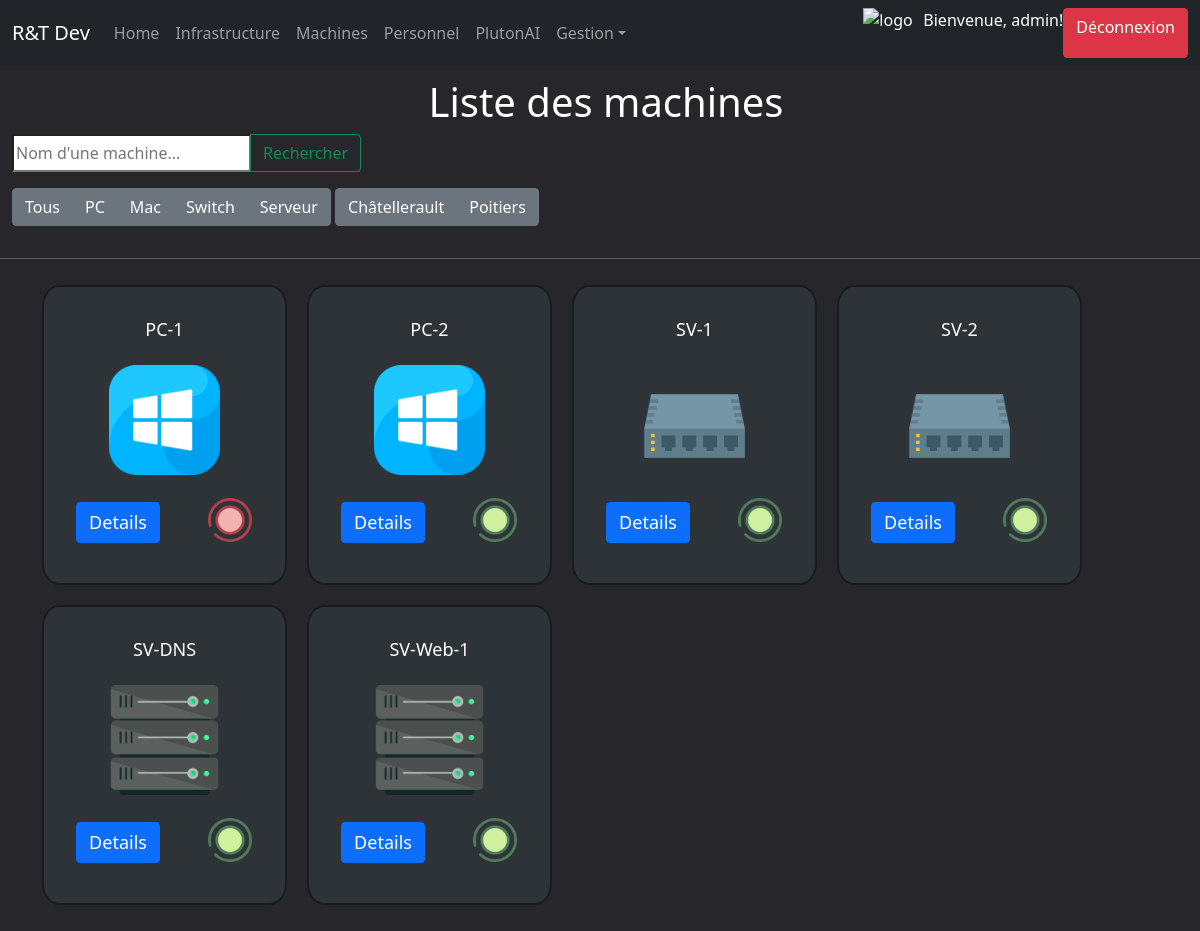
The app's page /computerApp/machines/ (signed in) with its own data.
### computerApp/models.py (models this page shows, shortened)
class Infrastructure(models.Model):
    id = models.AutoField(primary_key=True, editable=False)
    nom = models.CharField(max_length=32)
    machines = models.ManyToManyField(Machine)
    responsable = models.ForeignKey(Personnel, on_delete=models.SET_NULL, null=True)
    usage_percentage = models.FloatField(default=0)

class Machine(models.Model):
    TYPES = (
        ('PC', ('PC - Utilise Windows 11')),
        ('Mac', ('Mac - Utilise MacOS')),
        ('Serveur', ('Serveur - Serveur pour déployer des VM')),
        ('Switch', ('Switch - Maintient et connect des serveurs')),
    )
    id = models.AutoField(primary_key=True, editable=False)
    nom = models.CharField(max_length=32)
    maintenanceDate = models.DateField(default=datetime.now().strftime("%Y-%m-%d"))
    mach = models.CharField(max_length=32, choices=TYPES, default='PC')
    infra = models.ForeignKey('Infrastructure', on_delete=models.PROTECT, null=True)
    etat = models.BooleanField(default=False)

### computerApp/views.py (the view)
# urls.py: path('machines/', views.machine_list_view, name='machines'),
@login_required
def machine_list_view(request):
	today = date.today
	machines = Machine.objects.all().order_by('nom')
	query = request.GET.get('query')
	mach = request.GET.get('type')
	infra_id = request.GET.get('infra')
	infrastructures = Infrastructure.objects.all()
	if query:
		machines = machines.filter(nom__icontains=query)
	if mach:
		machines = machines.filter(mach=mach)
	if infra_id:
		machines = machines.filter(infra_id=infra_id)
	context = {'machines': machines, 'today': today, 'infrastructures': infrastructures}
	return render(request, 'computerApp/machine_list.html', context)

### computerApp/templates/computerApp/machine_list.html
{% extends "index.html" %}
{% load static %}
{% block content %}
<div class="filter">
    <h1>Liste des machines</h1>
    <form method="GET" class="input-group mb-3">
        <input class="text" class="form-vontrol" placeholder="Nom d'une machine..." aria-label="Search" aria-describedby="button-addon2" name="query">
        <button class="btn btn-outline-success" type="submit" id="button-addon2">Rechercher</button>
    </form>
    <div class="btn-group mb-3" role="group" aria-label="Filtre">
        <a href="{% url 'machines' %}" class="btn btn-secondary">Tous</a>
        <a href="?type=PC" class="btn btn-secondary">PC</a>
        <a href="?type=Mac" class="btn btn-secondary">Mac</a>
        <a href="?type=Switch" class="btn btn-secondary">Switch</a>
        <a href="?type=Serveur" class="btn btn-secondary">Serveur</a>
    </div>
    <div class="btn-group mb-3" role="group" aria-label="Filtre">
        {% for infra in infrastructures %}
            <a href="?infra={{ infra.id }}" class="btn btn-secondary">{{ infra.nom }}</a>
        {% endfor %}
    </div>
</div>
<hr>
{% if machines %}
<ul class="machines-container" id="allMachines">
    {% for machine in machines %}
    <li class="machine">
        <a>{{machine.nom}}</a>
        {% if machine.mach == "PC" %}
        <img src="{% static 'computerApp/images/PC.png' %}" alt="logo">
        {% elif machine.mach == "Mac" %}
        <img src="{% static 'computerApp/images/mac.png' %}" alt="logo">
        {% elif machine.mach == "Switch" %}
        <img src="{% static 'computerApp/images/switch.png' %}" alt="logo">
        {% elif machine.mach == "Serveur" %}
        <img src="{% static 'computerApp/images/server.png' %}" alt="logo">
        {% endif %}
        <div class="machineinfo">
            <a href="{% url 'machine-detail' machine.id %}" class="btn btn-primary">Details</a>
            {% if machine.maintenanceDate == today %}
                <img src="{% static 'computerApp/images/process.png' %}" title="Cette machine est actuellement en maintenance" alt="maj">
            {% elif machine.etat == True %}
                <img src="{% static 'computerApp/images/on.png' %}" title="Cette machine est opérationnelle" alt="on">
            {% else %}
                <img src="{% static 'computerApp/images/off.png' %}" title="Cette machine est éteinte" alt="off">
            {% endif %}
        </div>
    </li>
    {% endfor %}
</ul>
{% else %}
<div class="alert alert-danger">
    Il n'y a pas de machine(s) qui correspond(ent) à votre filtre
  </div>
{% endif %}
{% endblock %}

### computerApp/templates/index.html (shortened to what this page needs)
<!DOCTYPE html>
<html lang="fr">
    <head>
        <link href=" https://cdn.jsdelivr.net/npm/bootstrap@5.1.3/dist/css/bootstrap.min.css"
        rel="stylesheet"
>
        {% load static %}
        <link rel="stylesheet" href="{% static 'css/styles.css' %}">
    </head>
    <body>
        <nav class="navbar navbar-expand-lg navbar-dark bg-dark">
            <div class="container-fluid">
                <a class="navbar-brand" href="#">R&T Dev</a>
                <div class="collapse navbar-collapse" id="navbarNavDropdown">
                    <ul class="navbar-nav">
                        <li class="nav-item active">
                            <a class="nav-link" href="{% url 'index' %}">Home</a>
                        </li>
                        {% if user.is_authenticated %}
                            <li class="nav-item">
                                <a class="nav-link" href="{% url 'infrastructures' %}">Infrastructure</a>
                            </li>
                            <li class="nav-item">
                                <a class="nav-link" href="{% url 'machines' %}">Machines</a>
                            </li>
                            <li class="nav-item">
                                <a class="nav-link" href="{% url 'personnels' %}">Personnel</a>
                            </li>
                            <li class="nav-item">
                                <a class="nav-link" href="{% url 'chatbot' %}">PlutonAI</a>
                            </li>
                            <li class="nav-item dropdown">
                                <a class="nav-link dropdown-toggle" href="#" role="button" data-bs-toggle="dropdown" aria-expanded="false">Gestion</a>
                            </li>
                        {% endif %}
                    </ul>
                </div>
                <div class="d-flex justify-content-end">
                    <img src="{% static 'computerApp/images/logo_200px.png' %}" alt="logo"
                    style="width:50px;height:50px;margin-right:10px;">
                    {% if user.is_authenticated %}
                    <p>Bienvenue, {{ user.username }}!</p>
                    <a type="button" class="btn btn-danger" role="button" href="{% url 'logout' %}">Déconnexion</a>
                    {% else %}
                    <a type="button" class="btn btn-success" role="button" href="{% url 'login' %}">Connexion</a>
                    {% endif %}
                </div>
            </div>
        </nav>
        {% block content %}{% endblock %}
    </body>
</html>

### computerApp/static/css/styles.css (style rules this page uses)
body { background-color: #27272b; color: #fff; }
a { color: #fff; }
div h1 { color: #ffffff; display: flex; justify-content: center; align-items: center; margin-top: 1%; }
.machines-container { display: flex; flex-wrap: wrap; }
.machine { display: flex; flex-direction: column; justify-content: center; align-items: center; width: 245px; height: 300px; border: 2px solid #191c1f; border-radius: 7%; margin: 10px; padding: 10px; box-sizing: border-box; background-color: #2e3338; }
.machine img { width: 50%; height: auto; margin-bottom: 7%; }
.machine a { margin-top: 5%; margin-bottom: 10%; font-size: large; }
.machineinfo a { margin-left: 10%; }
.machineinfo img { margin-left: 20%; width: 20%; }
.filter { margin-left: 1%; }

### records on screen
Infrastructure: nom "Châtellerault"
Infrastructure: nom "Poitiers"
Machine: nom "PC-1", etat False (drawn)
Machine: nom "PC-2", etat True (drawn)
Machine: nom "SV-1", etat True (drawn)
Machine: nom "SV-2", etat True (drawn)
Machine: nom "SV-DNS", etat True (drawn)
Machine: nom "SV-Web-1", etat True (drawn)

### other values on screen
{{ user.username }} "admin"
